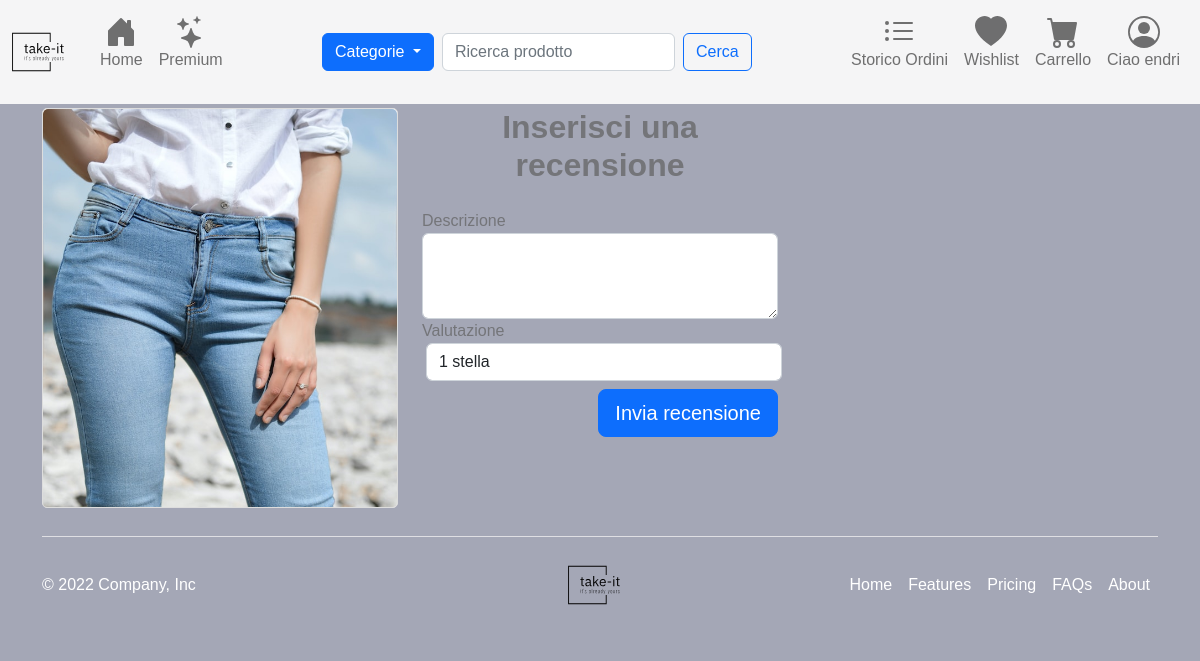
The page /addProductReview.php?id=32&orderDetailId=34 (signed in) on the database its author committed.
### tables this page shows
CREATE TABLE IF NOT EXISTS `Utente` (
  `Id` int(11) NOT NULL AUTO_INCREMENT,
  `Nome` varchar(50) NOT NULL,
  `Cognome` varchar(50) NOT NULL,
  `Email` varchar(50) NOT NULL,
  `Password` varchar(32) NOT NULL,
  `Claim_id` int(11) NOT NULL,
  `Indirizzo_id` int(11) NOT NULL,
  `Status` int(11) NOT NULL,
  `Timestamp` timestamp NOT NULL DEFAULT current_timestamp(),
  PRIMARY KEY (`Id`),
  KEY `Claim_id` (`Claim_id`),
  KEY `Indirizzo_id` (`Indirizzo_id`)
);

CREATE TABLE IF NOT EXISTS `Prodotto` (
  `Id` int(11) NOT NULL AUTO_INCREMENT,
  `Nome` varchar(50) NOT NULL,
  `Descrizione` varchar(50) NOT NULL,
  `Immagine` varchar(300) NOT NULL,
  `Dim_id` int(11) NOT NULL,
  `Categoria_id` int(11) NOT NULL,
  `Status` int(11) NOT NULL,
  `Timestamp` timestamp NOT NULL DEFAULT current_timestamp(),
  PRIMARY KEY (`Id`),
  KEY `Categoria_id` (`Categoria_id`),
  KEY `Dim_id` (`Dim_id`)
);

### addProductReview.php (called while the page is built, shortened)
<?php
require './templates/views/form/addProductReview.php';
require_once("./templates/base.php");

### src/classes/Dbh.php (called while the page is built, shortened)
<?php
include("./src/utility/UtilsFunctions.php");
include("./src/classes/Session.php");
class Dbh
{
    protected mysqli $connection;
    public function __construct($dbhost = 'localhost', $dbuser = 'root', $dbpass = '', $dbname = 'e-commerce', $charset = 'utf8')
    {
        try {
            $this->connection = new mysqli($dbhost, $dbuser, $dbpass, $dbname);
            $this->connection->set_charset($charset);
        } catch (Exception $e) {
            echo "[Dbh:26] Sono qui";
            echo "Connection failed: " . mysqli_connect_error();
        }
    }
    public function execute($sql, ...$params): array|int|string
    {
        $types = "";
        if ($stmt = $this->connection->prepare($sql)) {
            if (!$stmt->execute()) {
                return "Execute failed: (" . $stmt->errno . ") " . $stmt->error;
            }
            if ($stmt->errno == 0) {
                $result = $stmt->get_result();
                return $result->fetch_all(MYSQLI_ASSOC);
            } else {
                return "Errore" . $stmt->errno;
            }
        } else {
            return 'Unable to prepare MySQL statement (check your syntax) - ' . $this->connection->error;
        }
    }
    public function getRecord(string $tableName, string $where): mixed
    {
        $response = $this->execute("SELECT * FROM `$tableName` WHERE $where");
        return !empty($response) && $response[0] !== null
            ? $response[0]
            : null;
    }
}

### src/classes/Session.php (called while the page is built, shortened)
<?php
class Session extends Dbh
{
    private readonly int $id;
    public function __construct($id)
    {
        $this->id = $id;
        $this->init();
    }
    private function init(): void
    {
        if ($this->checkSessionId($this->id)) {
            $claimType = $this->getClaimTypeFromId($this->id);
        }
    }
    public function checkSessionId($id): bool
    {
        if (isset($id)) {
            $response = parent::execute("SELECT * FROM `Utente` WHERE `Id` = '$id' ");
            if (is_int($response[0]["Id"])) {
                $this->setSessionUser($response[0]);
                $user = $this->getCurrentUser();
                return $user[ID] > 0 && $user["Id"] == $id;
            }
        }
        return false;
    }
    public function setSessionUser($params): void
    {
        $_SESSION[CARRELLO_ID] = $this->getUserCartIdFromDb() !== null && $this->getUserCartIdFromDb() !== CARRELLO_UNSET
            ? $this->getUserCartIdFromDb()
            : $this->bindCartWithUser();
        $_SESSION[RACCOLTA_ID] = $this->getUserCollectionIdFromDb() !== null && $this->getUserCartIdFromDb() !== RACCOLTA_UNSET
            ? $this->getUserCollectionIdFromDb()
            : $this->generateCollectionRecord();
    }
    public function getCurrentUser(): array|int
    {
        return [
            ID => $_SESSION[ID],
            NOME => $_SESSION[NOME],
            COGNOME => $_SESSION[COGNOME],
            EMAIL => $_SESSION[EMAIL],
            PASSWORD => $_SESSION[PASSWORD],
            STATUS => $_SESSION[STATUS],
            CLAIM_ID => $_SESSION[CLAIM_ID],
            INDIRIZZO_ID => $_SESSION[INDIRIZZO_ID],
            CARRELLO_ID => $_SESSION[CARRELLO_ID],
            RACCOLTA_ID => $_SESSION[RACCOLTA_ID]
        ];
    }
    public function getUserCollectionIdFromDb() {
        $where = "Utente_id = " . $this->getCurrentUser()[ID];
        $res = parent::getRecord(RACCOLTA, $where);
        if ($res !== null) {
            return UtilsFunctions::checkResponse($res[ID])
                ? $res[ID]
                : RACCOLTA_UNSET;
        }
        return null;
    }
    public function getUserCartIdFromDb()
    {
        $where = UTENTE_ID." = ".$this->getCurrentUser()[ID];
        $res = parent::getRecord(CARRELLO, $where);
        if ($res !== null) {
            return UtilsFunctions::checkResponse($res[ID])
                ? $res[ID]
                : CARRELLO_UNSET;
        }
        return null;
    }
    public function getClaimTypeFromId($id): ?string
    {
        $res = parent::execute("SELECT * FROM Claim WHERE Id = '$id' ");
        return $res ? $res[0][DESCRIZIONE] : "";
    }
}

### src/utility/UtilsFunctions.php (called while the page is built, shortened)
<?php
class UtilsFunctions
{
    public static function checkResponse($response): bool
    {
        return is_int($response) && $response > 0;
    }
}

### templates/views/form/addProductReview.php (the view, shortened to what this page needs)
<section id="review-form">
    <div class="container">
        <div class="row">
            <div class="col-md-4 my-1">
                <?php
                    if (isset($_GET['id'])) {
                        $dbh = new Dbh();
                        $product = $dbh->getRecord(PRODOTTO, "Id = " . $_GET['id']);
                        echo '
                       <div class="card">
                          <img src="' . UPLOADS . '/' . $product[IMMAGINE] . '" class="card-img-top img-fluid" alt="Product Image">
                          <div class="card-body">
                            <h5 class="card-title">' . $product[NOME] . '</h5>
                            <p class="card-text">' . $product[DESCRIZIONE] . '</p>
                          </div>
                        </div>
                        ';
                    }
                ?>
            </div>
            <div class="col-md-4 my-1">
                <h2 class="text-center mb-4"><strong>Inserisci una recensione</strong></h2>
                <form method="post">
                    <div class="form-group">
                        <label for="review-description">Descrizione</label>
                        <textarea class="form-control" id="review-description" rows="3" name="comment"></textarea>
                    </div>
                    <div class="form-group">
                        <label for="review-rating">Valutazione</label>
                        <select class="form-control" id="review-rating" name="evaluation">
                            <option value="1">1 stella</option>
                        </select>
                    </div>
                    <div class="text-end my-2">
                        <button type="submit" class="btn btn-primary btn-lg" name="btn-send-reviews">Invia recensione</button>
                    </div>
                </form>
            </div>
        </div>
    </div>
</section>

### templates/views/utils/navbar.php (shortened to what this page needs)
<nav class="navbar navbar-expand-lg bg-light bd-navbar sticky-top" id="navbar-main">
    <div class="container-fluid">
        <a class="navbar-brand" href="<?php echo ROOT; ?>">
            <img src="<?php echo IMG; ?>/logo.svg" width="64" height="64" alt="Logo">
        </a>
        <div class="collapse navbar-collapse" id="navbarSupportedContent">
            <ul class="navbar-nav me-auto mb-2 mb-lg-0 flex-row justify-content-between">
                <li class="nav-item">
                    <a class="nav-link" aria-current="page" href="<?php echo ROOT; ?>">
                        <div class="nav-caption-item">
                            <p>Home</p>
                        </div>
                    </a>
                </li>
                <?php
                    if (isset($_SESSION[ID])) {
                        $session = new Session($_SESSION[ID]);
                    }
                ?>
                <li class="nav-item">
                    <a class="nav-link" aria-current="page" href="./premium.php">
                        <div class="nav-caption-item">
                            <p>Premium</p>
                        </div>
                    </a>
                </li>
            </ul>
            <div class="dropdown">
                <button class="btn btn-primary dropdown-toggle" type="button" id="categoryDropdown" data-bs-toggle="dropdown" aria-expanded="false">
                    Categorie
                </button>
            </div>
            <form class="d-flex" role="search" method="post">
                <input class="form-control me-2" type="search" placeholder="Ricerca prodotto" aria-label="Search" name="search">
                <button class="btn btn-outline-primary" type="submit" name="btn-search">Cerca</button>
            </form>
            <ul class="navbar-nav flex-row flex-wrap ms-md-auto justify-content-between" id="btn-toogle-navbar">
                <?php
                if (isset($_SESSION[ID])) {
                $session = new Session($_SESSION[ID]);
                        $claimType = $session->getClaimTypeFromId($session->getCurrentUser()[CLAIM_ID]);
                switch ($claimType) {
                    case CLAIM_USER_DESC:
                    case CLAIM_USER_PRO_DESC:
                        echo
                        '<li class="nav-item">
                            <a class="nav-link" aria-current="page" href="./orderHistory.php">
                                <svg xmlns="http://www.w3.org/2000/svg" width="32" height="32" fill="currentColor" class="bi bi-list-ul nav-icon-item" viewBox="0 0 16 16">
                                    <path fill-rule="evenodd" d="M5 11.5a.5.5 0 0 1 .5-.5h9a.5.5 0 0 1 0 1h-9a.5.5 0 0 1-.5-.5zm0-4a.5.5 0 0 1 .5-.5h9a.5.5 0 0 1 0 1h-9a.5.5 0 0 1-.5-.5zm0-4a.5.5 0 0 1 .5-.5h9a.5.5 0 0 1 0 1h-9a.5.5 0 0 1-.5-.5zm-3 1a1 1 0 1 0 0-2 1 1 0 0 0 0 2zm0 4a1 1 0 1 0 0-2 1 1 0 0 0 0 2zm0 4a1 1 0 1 0 0-2 1 1 0 0 0 0 2z"/>
                                </svg>
                                <div class="nav-caption-item">
                                    <p>Storico Ordini</p>
                                </div>
                            </a>
                         </li>';
                        echo
                        '<li class="nav-item">
                            <a class="nav-link" type="button" data-bs-toggle="offcanvas" data-bs-target="#offcanvasLeft" aria-controls="offcanvasLeft">
                                <svg xmlns="http://www.w3.org/2000/svg" width="32" height="32" fill="currentColor" class="bi bi-heart-fill nav-icon-item" viewBox="0 0 16 16">
                                    <path fill-rule="evenodd" d="M8 1.314C12.438-3.248 23.534 4.735 8 15-7.534 4.736 3.562-3.248 8 1.314z"/>
                                </svg>
                                <div class="nav-caption-item">
                                    <p>Wishlist</p>
                                </div>
                            </a>
                        </li>';
                        echo
                        '<li class="nav-item">
                            <a class="nav-link" type="button" data-bs-toggle="offcanvas" data-bs-target="#offcanvasRight" aria-controls="offcanvasRight">
                                <svg xmlns="http://www.w3.org/2000/svg" width="32" height="32" fill="currentColor" class="bi bi-cart-fill nav-icon-item" viewBox="0 0 16 16">
                                    <path d="M0 1.5A.5.5 0 0 1 .5 1H2a.5.5 0 0 1 .485.379L2.89 3H14.5a.5.5 0 0 1 .491.592l-1.5 8A.5.5 0 0 1 13 12H4a.5.5 0 0 1-.491-.408L2.01 3.607 1.61 2H.5a.5.5 0 0 1-.5-.5zM5 12a2 2 0 1 0 0 4 2 2 0 0 0 0-4zm7 0a2 2 0 1 0 0 4 2 2 0 0 0 0-4zm-7 1a1 1 0 1 1 0 2 1 1 0 0 1 0-2zm7 0a1 1 0 1 1 0 2 1 1 0 0 1 0-2z" />
                                </svg>
                                <div class="nav-caption-item">
                                    <p>Carrello</p>
                                </div>
                            </a>
                        </li>
                        ';
                        break;
                }
                }
                ?>
                <li class="nav-item dropdown">
                    <a class="nav-link" href="#" role="button" data-bs-toggle="dropdown" aria-expanded="false">
                        <div class="nav-caption-item">
                            <?php
                                if(isset($_SESSION["Id"])) {
                                    try {
                                        $session = new Session($_SESSION["Id"]);
                                        $user = $session->getCurrentUser();
                                        if ($user[ID] !== ID_UNSET) {
                                            echo 'Ciao ' . $user[NOME];
                                        } else {
                                            echo '<p>Utente</p>';
                                        }
                                    } catch (Exception $e) {
                                        echo $e->getMessage();
                                    }
                                } else {
                                    echo '<p>Utente</p>';
                                }
                            ?>
                        </div>
                    </a>
                </li>
            </ul>
        </div>
    </div>
</nav>

### rows shown on the page
utente: Nome "endri"
prodotto: Immagine (picture)
